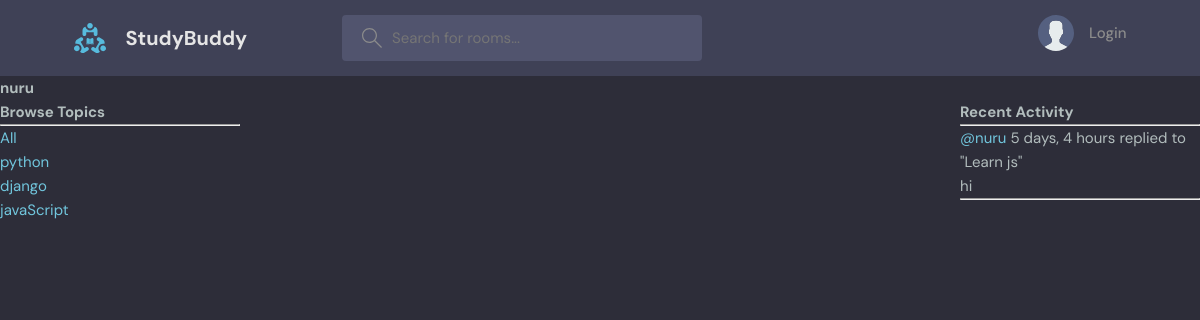
Before: /profile/2/ with the older database file.
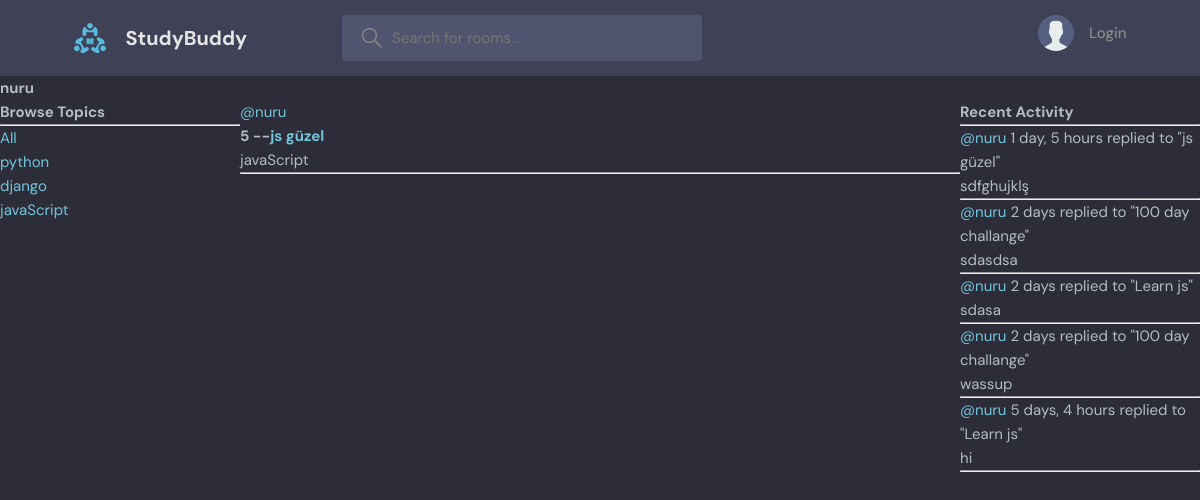
After: the same page with the newer database file.
### base/models.py (models this page shows, shortened)
class Topic(models.Model):
    name= models.CharField(max_length=200)

class Message(models.Model):
    user = models.ForeignKey(User,on_delete=models.CASCADE)
    room = models.ForeignKey(Room,on_delete=models.CASCADE)
    body = models.TextField()
    updated = models.DateTimeField(auto_now=True)
    created = models.DateTimeField(auto_now_add=True)
    class Meta:
        ordering=["-updated", "-created"]
    def __str__(self):
         return self.body[0:50]

class Room(models.Model):
    host = models.ForeignKey(User,on_delete=models.SET_NULL,null=True)
    topic = models.ForeignKey(Topic,on_delete=models.SET_NULL,null=True)
    name =models.CharField(max_length=200)
    description = models.TextField(null=True,blank=True)
    participants = models.ManyToManyField(User,related_name="participants"
    ,blank=True)
    updated = models.DateTimeField(auto_now=True)
    created = models.DateTimeField(auto_now_add=True)
    class Meta:
        ordering=["-updated", "-created"]
    def __str__(self):
        return self.name

### base/views.py (the view)
# urls.py: path('profile/<str:pk>/',views.userProfile,name="user-profile"),
def userProfile(request,pk):
    user= User.objects.get(id=pk)
    rooms = user.room_set.all()
    room_messages= user.message_set.all()
    topics= Topic.objects.all()
    context={"user":user,"rooms":rooms,
             "room_messages":room_messages,
              "topics":topics
              }
    return render(request,'profile.html',context)

### base/templates/profile.html (shortened to what this page needs)
{% extends 'main.html' %}
{% block content %}
<h1>{{user.username}}</h1>
<div class="profile-container">
    <div>
        {% include 'topics_component.html' %}
    </div>
    <div>
        {% include 'feed_component.html' %}
    </div>
    <div>
        {% include 'activity_component.html' %}
    </div>
</div>
{% endblock content %}

### templates/main.html (shortened to what this page needs)
<!DOCTYPE html>
{% load static %}
<html lang="en">
  <head>
    <link rel="stylesheet" href="{% static  'styles/style.css' %}" />
  </head>
  <body>
    {% include "navbar.html" %}
    {% block content %}
    {% endblock %}
  </body>
</html>

### templates/navbar.html (shortened to what this page needs)
{% load static %}
<header class="header header--loggedIn">
    <div class="container">
      <a href="{% url 'home' %}" class="header__logo">
        <img src="{% static 'images/logo.svg' %}" />
        <h1>StudyBuddy</h1>
      </a>
      <form class="header__search" method="GET" action="{% url 'home' %}">
        <label>
          <input name="q" placeholder="Search for rooms..." />
        </label>
      </form>
      <nav class="header__menu">
        {% if request.user.is_authenticated %}
        <div class="header__user">
          <a href="profile.html">
            <div class="avatar avatar--medium active">
              <img src="https://randomuser.me/api/portraits/men/37.jpg" />
            </div>
            <p>{{request.user.username}} <span>@{{request.user.username}}</span></p>
          </a>
          <button class="dropdown-button">
            <svg version="1.1" xmlns="http://www.w3.org/2000/svg" width="32" height="32" viewBox="0 0 32 32">
              <title>chevron-down</title>
              <path d="M16 21l-13-13h-3l16 16 16-16h-3l-13 13z"></path>
            </svg>
          </button>
        </div>
        {% else %}
         <a href="{% url 'login' %}">
          <img src="{% static 'images/avatar.svg' %} "/>
          <p>Login</p>
        </a>
        {% endif %}
      </nav>
    </div>
  </header>

### base/templates/topics_component.html
<h3>Browse Topics</h3>
<hr>
<div>
    <a href="{% url 'home' %}">All</a>
</div>
{% for topic in topics %}
<div>
    <a href="{% url 'home' %}?q={{topic.name}}">{{topic.name}}</a>
</div>
{% endfor %}

### base/templates/feed_component.html (shortened to what this page needs)
        {% for room in rooms %}
        <div>
             <a href="{% url 'user-profile' room.host.id %}">@{{room.host.username}}</a>
            <h5>{{room.id}} --<a href="{% url 'room' room.id %}"> {{room.name}}</a></h5>
            <small>{{room.topic.name}}</small>
            <hr>
        </div>
        {% endfor %}

### base/templates/activity_component.html (shortened to what this page needs)
<h3>Recent Activity</h3>
<hr>
{% for message in room_messages %}
 <div>
  <small><a href="{% url 'user-profile' message.user.id %}">@{{message.user}}</a> {{message.created|timesince}}</small>
  <small>replied to "{{message.room}}"</small>
   <p>{{message}}</p>
 <hr>
</div>
{% endfor %}

### static/styles/style.css (style rules this page uses)
:root { --color-main: #71c6dd; --color-main-light: #e1f6fb; --color-dark: #3f4156; --color-dark-medium: #51546e; --color-dark-light: #696d97; --color-light: #e5e5e5; --color-gray: #8b8b8b; --color-light-gray: #b2bdbd; --color-bg: #2d2d39; --color-success: #5dd693; --color-error: #fc4b0b; }
* { font-family: "DM Sans", -apple-system, BlinkMacSystemFont, "Segoe UI", Roboto, Oxygen, Ubuntu, Cantarell, "Open Sans", "Helvetica Neue", sans-serif; margin: 0; padding: 0; box-sizing: border-box; text-rendering: optimizeLegibility; font-size: inherit; }
html { font-size: 56.25%; }
@media only screen and (min-width: 1200px) { html { font-size: 62.5%; } }
body { line-height: 1.6; font-weight: 400; font-size: 1.5rem; color: var(--color-light-gray); background-color: var(--color-bg); min-height: 100vh; }
img { width: 100%; }
a { display: inline-block; color: var(--color-main); text-decoration: none; }
.container { max-width: 120rem; width: 90%; margin: auto; }
.header { padding: 1.5rem; background-color: var(--color-dark); }
.header > .container { display: flex; gap: 9.5rem; }
.header__logo, .header__user { display: flex; gap: 2rem; align-items: center; }
.header__logo > img { height: 3.2rem; width: 3.2rem; }
.header__logo > h1 { font-weight: 700; font-size: 2rem; color: var(--color-light); }
.header__search > label { background-color: var(--color-dark-medium); padding: 1.3rem 1rem; display: flex; align-items: center; gap: 1rem; border-radius: 4px; }
.header__search svg { fill: var(--color-gray); width: 2rem; height: 2rem; margin-left: 1rem; }
.header__search input { width: 30rem; background: transparent; border: none; outline: none; color: var(--color-light); }
.header__menu { margin-left: auto; position: relative; }
.header__menu a { display: flex; gap: 1.5rem; align-items: center; font-weight: 500; text-decoration: none; color: var(--color-gray); }
.header__menu img { height: 3.6rem; }
.header__menu p { line-height: 1.2; }

### base/templates/profile.html (style rules this page uses)
.profile-container { display: grid; grid-template-columns: 1fr 3fr 1fr; }

Changed rows visible on the page:
added Room: host.username "nuru", id "5", name "js güzel", topic.name "javaScript"
added Message: user "nuru", created "1 day, 5 hours", room "js güzel", body "sdfghujklş"
added Message: user "nuru", created "2 days", room "100 day challange", body "sdasdsa"
added Message: user "nuru", created "2 days", room "Learn js", body "sdasa"
added Message: user "nuru", created "2 days", room "100 day challange", body "wassup"
